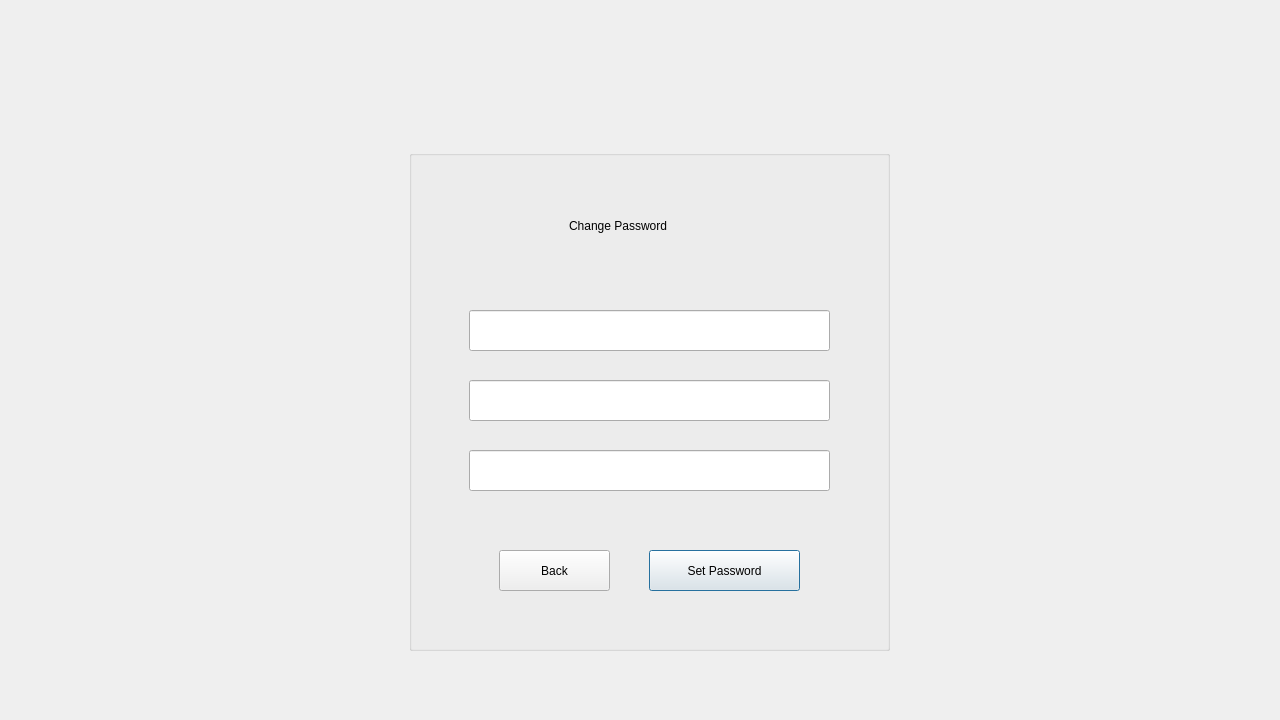
<?xml version="1.0" encoding="UTF-8"?>
<ui version="4.0">
 <class>changepassjobseek</class>
 <widget class="QDialog" name="changepassjobseek">
  <property name="geometry">
   <rect>
    <x>0</x>
    <y>0</y>
    <width>1280</width>
    <height>720</height>
   </rect>
  </property>
  <property name="windowTitle">
   <string>Dialog</string>
  </property>
  <widget class="QGroupBox" name="groupBox_cpemp">
   <property name="geometry">
    <rect>
     <x>409</x>
     <y>150</y>
     <width>481</width>
     <height>501</height>
    </rect>
   </property>
   <property name="title">
    <string/>
   </property>
   <widget class="QLabel" name="label_cpwd">
    <property name="geometry">
     <rect>
      <x>160</x>
      <y>50</y>
      <width>251</width>
      <height>51</height>
     </rect>
    </property>
    <property name="text">
     <string>Change Password</string>
    </property>
   </widget>
   <widget class="QLineEdit" name="lineEdit_curpwd">
    <property name="geometry">
     <rect>
      <x>60</x>
      <y>160</y>
      <width>361</width>
      <height>41</height>
     </rect>
    </property>
   </widget>
   <widget class="QLineEdit" name="lineEdit_newpwd">
    <property name="geometry">
     <rect>
      <x>60</x>
      <y>230</y>
      <width>361</width>
      <height>41</height>
     </rect>
    </property>
    <property name="echoMode">
     <enum>QLineEdit::Password</enum>
    </property>
   </widget>
   <widget class="QLineEdit" name="lineEdit_cfnewpwd">
    <property name="geometry">
     <rect>
      <x>60</x>
      <y>300</y>
      <width>361</width>
      <height>41</height>
     </rect>
    </property>
    <property name="echoMode">
     <enum>QLineEdit::Password</enum>
    </property>
   </widget>
   <widget class="QLabel" name="label_cpwd_2">
    <property name="geometry">
     <rect>
      <x>40</x>
      <y>20</y>
      <width>111</width>
      <height>111</height>
     </rect>
    </property>
    <property name="text">
     <string/>
    </property>
   </widget>
   <widget class="QPushButton" name="pushButton_setpass">
    <property name="geometry">
     <rect>
      <x>240</x>
      <y>400</y>
      <width>151</width>
      <height>41</height>
     </rect>
    </property>
    <property name="text">
     <string>Set Password</string>
    </property>
   </widget>
   <widget class="QPushButton" name="pushButton_back">
    <property name="geometry">
     <rect>
      <x>90</x>
      <y>400</y>
      <width>111</width>
      <height>41</height>
     </rect>
    </property>
    <property name="text">
     <string>Back</string>
    </property>
   </widget>
  </widget>
 </widget>
 <resources/>
 <connections/>
</ui>
